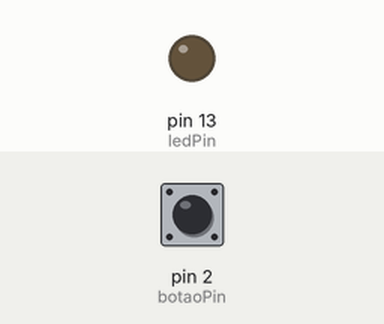
Recording of a sketch running on a simulated Arduino Uno, built with avr-gcc and run on an emulated ATmega328P. Parts: output pins drawn as LEDs (lit = HIGH). Inputs (shaded band) come from the test bench; at power-on: pin 2 (botaoPin) LOW.

Above: at 1.4 s.
1.5 s: pin 2 (botaoPin) pulled HIGH for 0.35 s
At 1.67 s:
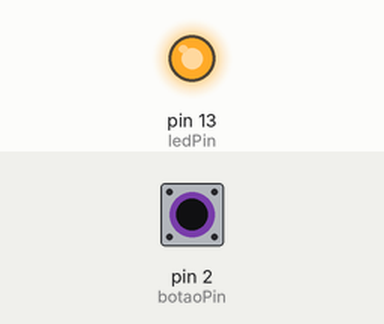
3.3 s: pin 2 (botaoPin) pulled HIGH for 3.2 s
At 7.0 s:
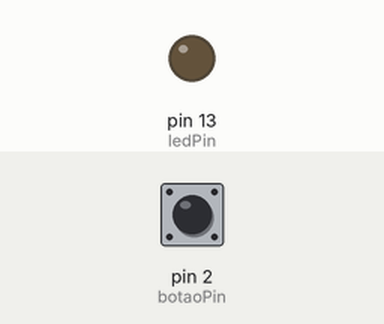
Timing chart, 0 to 8.5 s (numbered marks = the images above; inputs shaded):
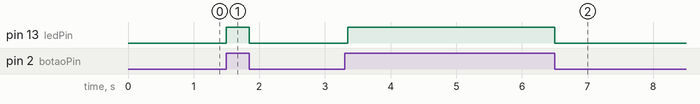

Measured:
- after the input at 1.5 s, pin 13 (ledPin): LOW → HIGH at once, → LOW 0.35 s later
- after the input at 3.3 s, pin 13 (ledPin): LOW → HIGH after 0.05 s, → LOW 3.1 s later

The sketch:

PushButonPullDown.ino
```cpp
/**
 * @brief Resitor Pull Down - Exemplo de utilização de um resitor pull down com toggle button
 * mantendo o estado do botão quando precionado e push button alternado o estado.
 * @date 20/10/2014
 * @author Houston Santos
 */

// Portas do Arduino associadas
const int ledPin = 13;
const int botaoPin = 2;

// Estado inicial do botão
int estadoBotao = 0;

void setup() {
	// Definindo portas como INPUT ou OUTPUT
	pinMode(ledPin, OUTPUT);
	pinMode(botaoPin, INPUT);
}

void loop() {
	// Não mantendo o estado - push button
	estadoBotao = digitalRead(botaoPin);
	if (estadoBotao == HIGH) {
		digitalWrite(ledPin, HIGH);
	} else {
		digitalWrite(ledPin, LOW);
		delay(300);
	  }
}
```
